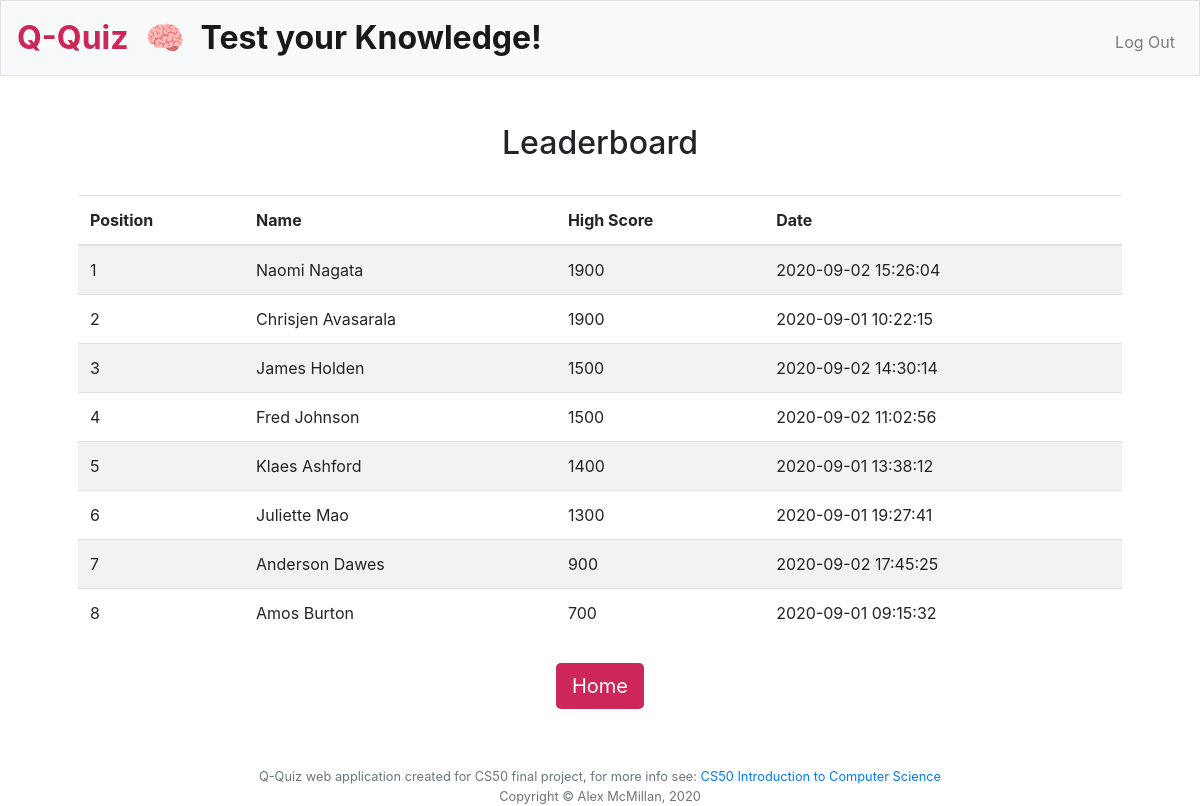
Page /leaderboard (signed in) on the committed database.
### tables this page shows
CREATE TABLE 'leaderboard' ('user_id' INTEGER PRIMARY KEY AUTOINCREMENT NOT NULL, 'first_name' TEXT NOT NULL, 'last_name' TEXT NOT NULL, 'high_score' NUMERIC, 'timestamp' TIMESTAMP);

### application.py (the view)
@app.route("/leaderboard")
@login_required
def leaderboard():
    if request.method == "GET":
        data = []
        count = 0
        rows = db.execute("SELECT * FROM leaderboard ORDER BY high_score DESC, timestamp DESC")
        for row in rows:
            count += 1
            temp_data = {}
            temp_data["position"] = count
            temp_data["firstname"] = row["first_name"]
            temp_data["lastname"] = row["last_name"]
            temp_data["highscore"] = row["high_score"]
            temp_data["timestamp"] = row["timestamp"]
            data.append(temp_data)
        return render_template("/leaderboard.html", data=data)

### application.py (called while the page is built)
@app.after_request
def after_request(response):
    response.headers["Cache-Control"] = "no-cache, no-store, must-revalidate"
    response.headers["Expires"] = 0
    response.headers["Pragma"] = "no-cache"
    return response

### helpers.py (called while the page is built)
def login_required(f):
    @wraps(f)
    def decorated_function(*args, **kwargs):
        if session.get("user_id") is None:
            return redirect("/welcome")
        return f(*args, **kwargs)
    return decorated_function

### templates/leaderboard.html (shortened to what this page needs)
{% extends "layout.html" %}
{% block main %}
<h2>Leaderboard</h2>
<section id="whitespace"></section>
    <table class="table table-striped table-left">
        <thead>
            <tr>
                <th>Position</th>
                <th>Name</th>
                <th>High Score</th>
                <th>Date</th>
            </tr>
        </thead>
        <tbody>
            {% for i in data: %}
            <tr>
                <td>{{ i.position }}</td>
                <td>{{ i.firstname + ' ' + i.lastname }}</td>
                <td>{{ i.highscore }}</td>
                <td>{{ i.timestamp }}</td>
            </tr>
            {% endfor %}
        </tbody>
    </table>
<section>
    <a class="btn btn-primary btn-lg btn-pink" style="margin:10px;" href="/" role="button">Home</a>
</section>
{% endblock %}

### templates/layout.html (shortened to what this page needs)
<!DOCTYPE html>
<html lang="en">
    <head>
        <link href="https://maxcdn.bootstrapcdn.com/bootstrap/4.1.3/css/bootstrap.min.css" rel="stylesheet">
        <link href="/static/styles.css" rel="stylesheet">
    </head>
    <body>
        <nav class="navbar navbar-expand-md navbar-light bg-light border">
            <a class="navbar-brand" href="/"><span class="red">Q-Quiz</span>&ensp;&#x1F9E0;&ensp;Test your Knowledge!</span></a>
            <div class="collapse navbar-collapse" id="navbar">
                {% if session.user_id %}
                    <ul class="navbar-nav ml-auto mt-2">
                        <li class="nav-item"><a class="nav-link" href="/logout">Log Out</a></li>
                    </ul>
                {% else %}
                    <ul class="navbar-nav ml-auto mt-2">
                        <li class="nav-item"><a class="nav-link" href="/register">Register</a></li>
                        <li class="nav-item"><a class="nav-link" href="/login">Log In</a></li>
                    </ul>
                {% endif %}
            </div>
        </nav>
        <main class="container p-5">
            {% block main %}{% endblock %}
        </main>
        <footer class="small text-center text-muted">
            Q-Quiz web application created for CS50 final project, for more info see:
            <a href="https://www.edx.org/course/cs50s-introduction-to-computer-science">CS50 Introduction to Computer Science</a>
            <br>Copyright &copy; Alex McMillan, 2020</br>
        </footer>
    </body>
</html>

### static/styles.css (style rules this page uses)
nav .navbar-brand { font-size: xx-large; font-weight: bold; }
nav .navbar-brand .red { color: #cd2658; }
main { overflow-x: auto; text-align: center; }
.table-left { text-align: left; }
.btn-pink { background-color: #cd2658; border: none; }
ul { display: inline-block; text-align: left; }
#whitespace { padding: 10px; margin: 5px; }

### rows in the picture
leaderboard: position "1", first_name+last_name "Naomi Nagata", highscore "1900", timestamp "2020-09-02 15:26:04"
leaderboard: position "2", first_name+last_name "Chrisjen Avasarala", highscore "1900", timestamp "2020-09-01 10:22:15"
leaderboard: position "3", first_name+last_name "James Holden", highscore "1500", timestamp "2020-09-02 14:30:14"
leaderboard: position "4", first_name+last_name "Fred Johnson", highscore "1500", timestamp "2020-09-02 11:02:56"
leaderboard: position "5", first_name+last_name "Klaes Ashford", highscore "1400", timestamp "2020-09-01 13:38:12"
leaderboard: position "6", first_name+last_name "Juliette Mao", highscore "1300", timestamp "2020-09-01 19:27:41"
leaderboard: position "7", first_name+last_name "Anderson Dawes", highscore "900", timestamp "2020-09-02 17:45:25"
leaderboard: position "8", first_name+last_name "Amos Burton", highscore "700", timestamp "2020-09-01 09:15:32"
